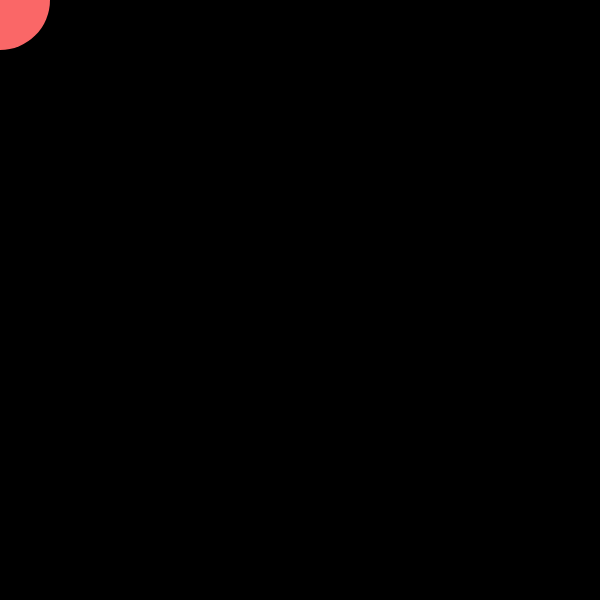
Frame 1 (no input)
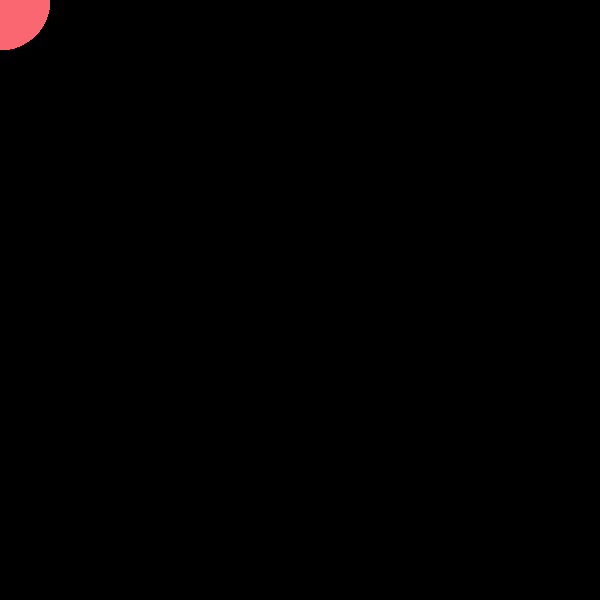
Frame 60 (no input)
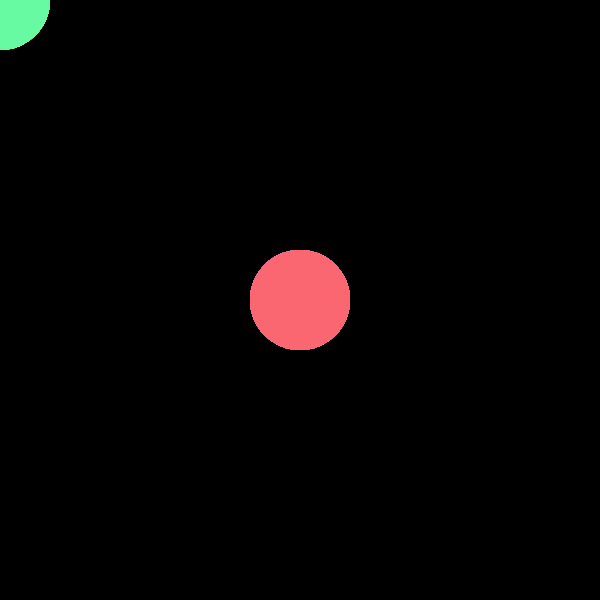
Frame 120 (the mouse pressed at the canvas centre since frame 60)

The p5.js sketch that drew these frames (run headless with seeded random() and noise() and a simulated clock; from frame 60 on, the mouse is pressed at the canvas centre):

// p5.js sketch
// ── sketch.js
var particles = [];
var numOfParticles = 100;
var currentParticleIndex = 0;

function setup() {
  createCanvas(600, 600);;
  colorMode(HSB, 255);
  noStroke();


  for (var i=0; i<numOfParticles; i++){
    particles[i] = new Particle(-100,-100,100)
  }

}

function draw() {
   background(0);
   currentParticleIndex++;
   if (currentParticleIndex >= numOfParticles){
     currentParticleIndex = 0;
   }

   particles[currentParticleIndex].update(mouseX,mouseY);


   for (var i = 0; i<numOfParticles; i++){
     fill(i/numOfParticles*255, 150, 250);

     var index = (currentParticleIndex + i )%numOfParticles;
     particles[index].draw();
   }
}

// ── particle.js
function Particle(x,y,size){
  this.x = x;
  this.y = y;
  this.size = size;
  
  this.update = function(x,y){
    this.x=x;
    this.y=y;
  }

  this.draw = function (){
    ellipse(this.x, this.y, this.size, this.size);
  }
}
